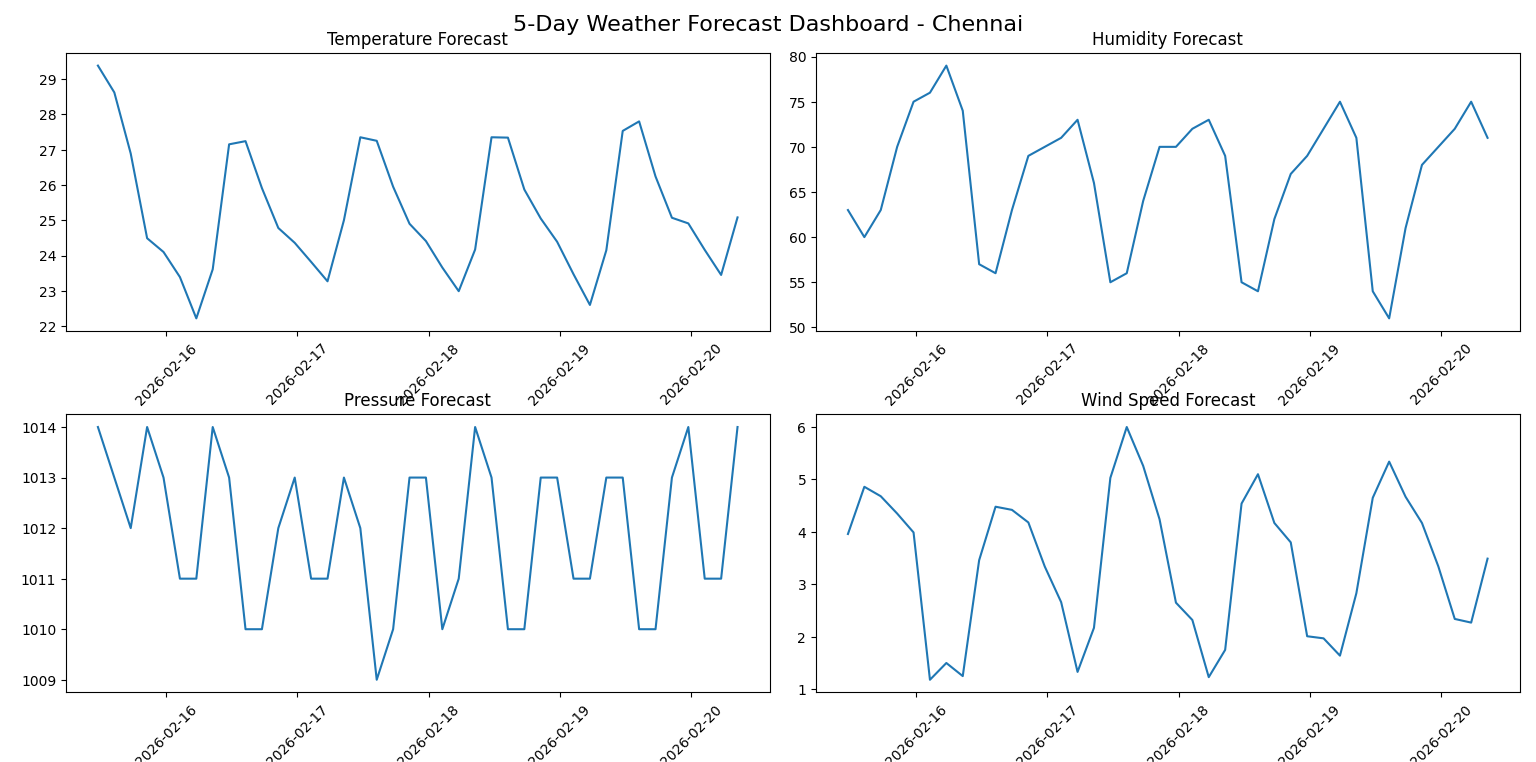

Python code for this plot:
print("Script is running...")

import requests
import pandas as pd
import matplotlib.pyplot as plt
from datetime import datetime

# -----------------------------
# CONFIG
# -----------------------------
API_KEY = "6694c4779044cbbba8888ef4fb62c0ca"
CITY = "Chennai"
BASE_URL = "http://api.openweathermap.org/data/2.5/forecast"

# -----------------------------
# FETCH DATA FROM API
# -----------------------------
params = {
    "q": CITY,
    "appid": API_KEY,
    "units": "metric"
}

response = requests.get(BASE_URL, params=params)

if response.status_code != 200:
    print("Error fetching data:", response.json())
    exit()

data = response.json()

# -----------------------------
# PROCESS DATA
# -----------------------------
weather_list = []

for entry in data["list"]:
    weather_list.append({
        "datetime": datetime.fromtimestamp(entry["dt"]),
        "temperature": entry["main"]["temp"],
        "humidity": entry["main"]["humidity"],
        "pressure": entry["main"]["pressure"],
        "wind_speed": entry["wind"]["speed"]
    })

df = pd.DataFrame(weather_list)

# -----------------------------
# CREATE VISUALIZATION DASHBOARD
# -----------------------------
plt.figure(figsize=(14, 10))

# Temperature
plt.subplot(2, 2, 1)
plt.plot(df["datetime"], df["temperature"])
plt.title("Temperature Forecast")
plt.xticks(rotation=45)

# Humidity
plt.subplot(2, 2, 2)
plt.plot(df["datetime"], df["humidity"])
plt.title("Humidity Forecast")
plt.xticks(rotation=45)

# Pressure
plt.subplot(2, 2, 3)
plt.plot(df["datetime"], df["pressure"])
plt.title("Pressure Forecast")
plt.xticks(rotation=45)

# Wind Speed
plt.subplot(2, 2, 4)
plt.plot(df["datetime"], df["wind_speed"])
plt.title("Wind Speed Forecast")
plt.xticks(rotation=45)

plt.tight_layout()
plt.suptitle(f"5-Day Weather Forecast Dashboard - {CITY}", fontsize=16)
plt.subplots_adjust(top=0.93)

plt.show()
